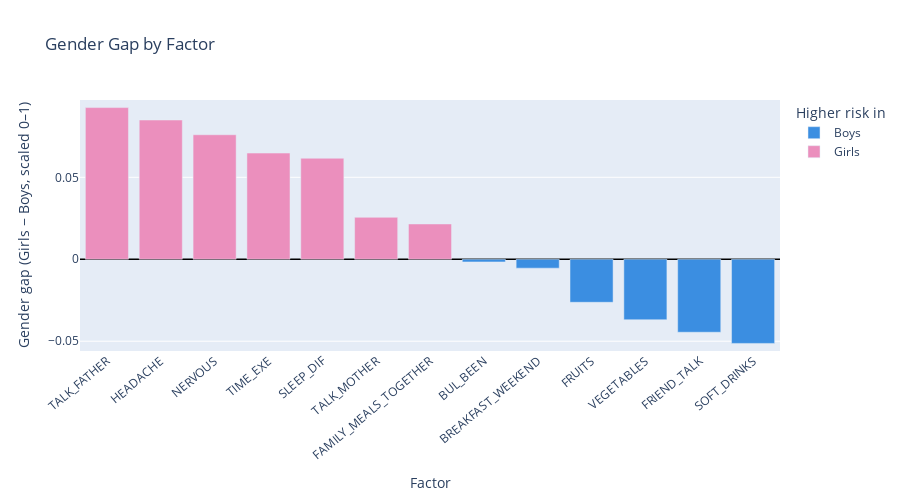

The notebook cell this image was saved under:
### Markdown cell above
### GRAPH 3
### Komplexni prehled - Gender differences in all relevant factors
- sirsi obrazek k grafu 2 (tam jen highlights), tady vse

### Code cell
# -----------------------------------------
# GRAPH 3 – gender gap by factor (Girls − Boys)
# seřazeno od "nejvíc holky" po "nejvíc kluci"
# -----------------------------------------

# faktory, které NEJSOU v grafu 2
remaining_factors = [f for f in list_columns if f not in top5_corr]

# jen overweight děti
df_ow_2018 = df_2018_norm[df_2018_norm["OVERWEIGHT"] == 1].copy()

# průměry podle pohlaví
sex_means_all = (
    df_ow_2018
    .groupby("SEX", as_index=False)[remaining_factors]
    .mean()
)

sex_long_all = sex_means_all.melt(
    id_vars=["SEX"],
    value_vars=remaining_factors,
    var_name="FACTOR",
    value_name="VALUE"
)

sex_long_all["SEX_STRING"] = sex_long_all["SEX"].map({1: "Boys", 2: "Girls"})

# tabulka gender gapu
gap_table_rest = (
    sex_long_all
    .groupby(["FACTOR", "SEX_STRING"])["VALUE"]
    .mean()
    .unstack("SEX_STRING")
)

gap_table_rest["GIRLS_MINUS_BOYS"] = gap_table_rest["Girls"] - gap_table_rest["Boys"]

df_gap = gap_table_rest.reset_index()

# pořadí faktorů podle gender gapu:
# nejdřív holky horší (nejvyšší +), pak až kluci (nejnižší −)
factor_order = (
    df_gap
    .sort_values("GIRLS_MINUS_BOYS", ascending=False)["FACTOR"]
    .tolist()
)

# kdo má vyšší průměr (jen pro barvu)
df_gap["SIDE"] = np.where(
    df_gap["GIRLS_MINUS_BOYS"] > 0,
    "Girls",
    "Boys"
)

color_gap = {
    "Girls": "#eb8fbd",
    "Boys": "#3b8ee1"
}

# pro symetrickou osu si můžeme spočítat min/max
y_min = df_gap["GIRLS_MINUS_BOYS"].min()
y_max = df_gap["GIRLS_MINUS_BOYS"].max()
pad   = 0.05 * max(abs(y_min), abs(y_max))

fig3 = px.bar(
    df_gap,
    x="FACTOR",
    y="GIRLS_MINUS_BOYS",
    color="SIDE",
    color_discrete_map=color_gap,
    category_orders={"FACTOR": factor_order},
    title="Gender Gap by Factor"
)

fig3.update_layout(
    xaxis_title="Factor",
    yaxis_title="Gender gap (Girls − Boys, scaled 0–1)",
    legend_title="Higher risk in",
    xaxis=dict(tickangle=-40),
    yaxis=dict(
        zeroline=True,
        zerolinecolor="black",
        zerolinewidth=1.5,
        range=[y_min - pad, y_max + pad]
    ),
    height=500,
    margin=dict(l=80, r=40, b=120)
)

fig3.show()

### Figure 1 — Plotly figure (JSON) as saved in the notebook; plotly's stock layout.template omitted (floating-point values rounded to 4 significant figures)
{"data": [{"hovertemplate": "SIDE=Boys<br>FACTOR=%{x}<br>GIRLS_MINUS_BOYS=%{y}<extra></extra>", "legendgroup": "Boys", "marker": {"color": "#3b8ee1", "pattern": {"shape": ""}}, "name": "Boys", "orientation": "v", "showlegend": true, "textposition": "auto", "type": "bar", "x": ["BREAKFAST_WEEKEND", "BUL_BEEN", "FRIEND_TALK", "FRUITS", "SOFT_DRINKS", "VEGETABLES"], "xaxis": "x", "y": [-0.005428, -0.001636, -0.04451, -0.02625, -0.05133, -0.0369], "yaxis": "y"}, {"hovertemplate": "SIDE=Girls<br>FACTOR=%{x}<br>GIRLS_MINUS_BOYS=%{y}<extra></extra>", "legendgroup": "Girls", "marker": {"color": "#eb8fbd", "pattern": {"shape": ""}}, "name": "Girls", "orientation": "v", "showlegend": true, "textposition": "auto", "type": "bar", "x": ["FAMILY_MEALS_TOGETHER", "HEADACHE", "NERVOUS", "SLEEP_DIF", "TALK_FATHER", "TALK_MOTHER", "TIME_EXE"], "xaxis": "x", "y": [0.02153, 0.08496, 0.07596, 0.06163, 0.09253, 0.0256, 0.06479], "yaxis": "y"}], "layout": {"barmode": "relative", "height": 500, "legend": {"title": {"text": "Higher risk in"}, "tracegroupgap": 0}, "margin": {"b": 120, "l": 80, "r": 40}, "title": {"text": "Gender Gap by Factor"}, "xaxis": {"anchor": "y", "categoryarray": ["TALK_FATHER", "HEADACHE", "NERVOUS", "TIME_EXE", "SLEEP_DIF", "TALK_MOTHER", "FAMILY_MEALS_TOGETHER", "BUL_BEEN", "BREAKFAST_WEEKEND", "FRUITS", "VEGETABLES", "FRIEND_TALK", "SOFT_DRINKS"], "categoryorder": "array", "domain": [0, 1], "tickangle": -40, "title": {"text": "Factor"}}, "yaxis": {"anchor": "x", "domain": [0, 1], "range": [-0.05596, 0.09716], "title": {"text": "Gender gap (Girls − Boys, scaled 0–1)"}, "zeroline": true, "zerolinecolor": "black", "zerolinewidth": 1.5}}}
